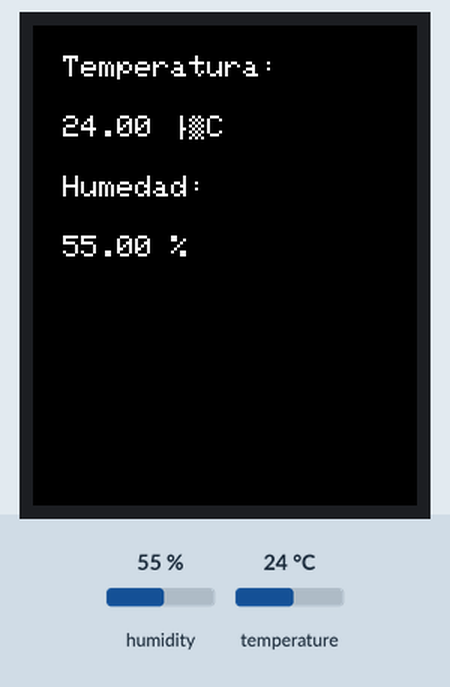
This program was run on a simulated ESP32. On the bench: 128×160 colour display. The test bench sets the inputs (shaded band); at power-on: humidity 55 %, temperature 24 °C. What the program prints to the serial monitor is not drawn.

Above: at 1.3 s.
1.4 s: humidity set to 22 %
At 2.9 s:
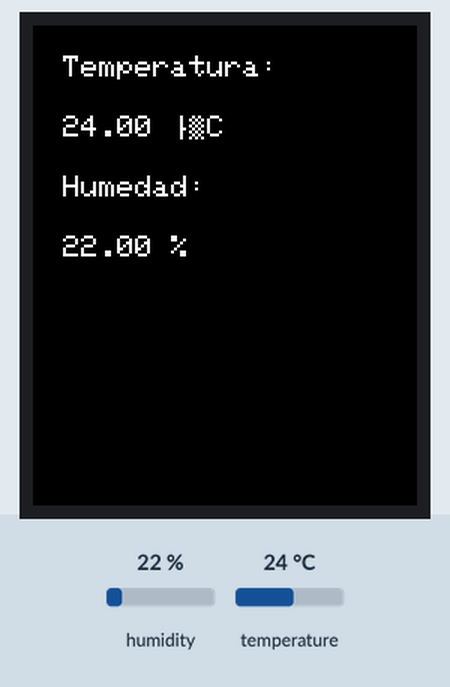
4.1 s: temperature set to 12 °C
At 4.8 s:
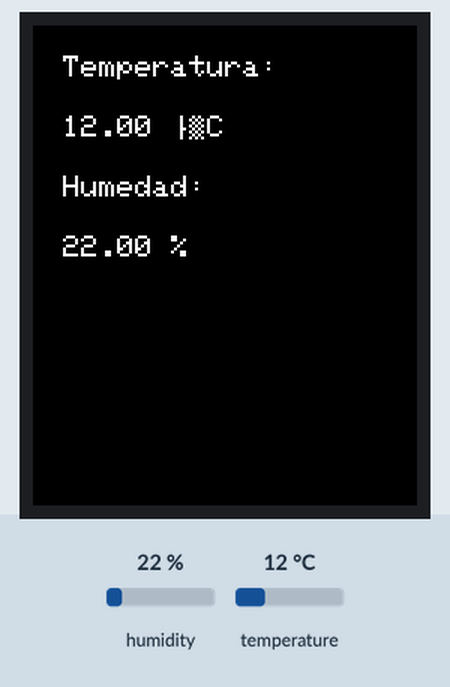
6.8 s: humidity set to 40 %
At 8.8 s:
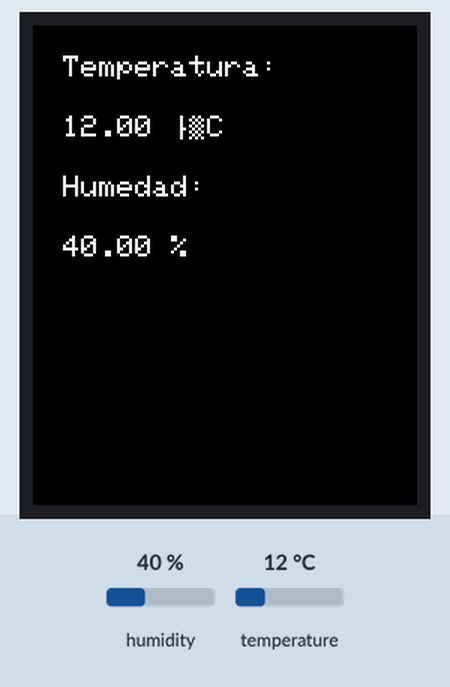
9.8 s: temperature set to 19 °C
Timing chart, 0 to 12.8 s (numbered marks = the images above; inputs shaded):
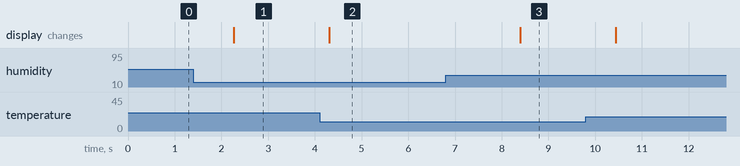

Measured:
- after the input at 1.4 s, the display: changes after 0.86 s (image 1)
- after the input at 4.1 s, the display: changes after 0.21 s (image 2)
- after the input at 6.8 s, the display: changes after 1.6 s (image 3)

The program:

main.cpp
```cpp
#include <Arduino.h>
#include <SPI.h>
#include <Adafruit_GFX.h>
#include <Adafruit_ST7735.h>
#include <LittleFS.h>
#include <SD.h>
#include <WiFi.h>
#include <Update.h>

#include <Adafruit_Sensor.h>
#include <DHT.h>
#include <DHT_U.h>


#define DHTPIN 10       // Pin GPIO conectado al DATA del DHT11
#define DHTTYPE DHT11   // Especificar el tipo de sensor (DHT11)

// Crear una instancia del sensor DHT
DHT dht(DHTPIN, DHTTYPE);

// Definir pines para la pantalla ST7735S
#define TFT_CS     5
#define TFT_RST    4
#define TFT_DC     2

// Crear objeto para la pantalla ST7735S
Adafruit_ST7735 tft = Adafruit_ST7735(TFT_CS, TFT_DC, TFT_RST);

void setup() {
  // Inicializar comunicación SPI
  SPI.begin();

  // Inicializar el puerto serie
  Serial.begin(9600);
  dht.begin();
  Serial.println("DHT11 Sensor iniciado");

  // Inicializar la pantalla ST7735S
  tft.initR(INITR_BLACKTAB);  // Configuración específica para ST7735S
  tft.fillScreen(ST7735_BLACK);  // Limpiar pantalla con fondo negro

  // Escribir texto inicial en pantalla
  tft.setTextColor(ST7735_WHITE);
  tft.setTextSize(1);
  tft.setCursor(10, 10);
  tft.println("Inicializando...");
}

void loop() {
  // Leer temperatura y humedad del DHT11
  float temp = dht.readTemperature();
  float hum = dht.readHumidity();

  // Verificar errores de lectura
  if (isnan(temp) || isnan(hum)) {
    Serial.println("Error leyendo el sensor DHT11");
    tft.fillScreen(ST7735_BLACK);  // Limpiar la pantalla
    tft.setCursor(10, 10);
    tft.setTextColor(ST7735_RED);
    tft.println("Error en sensor!");
    delay(2000);
    return;
  }

  // Mostrar valores en el Monitor Serial
  Serial.print("Temperatura: ");
  Serial.print(temp);
  Serial.println(" °C");

  Serial.print("Humedad: ");
  Serial.print(hum);
  Serial.println(" %");

  // Mostrar valores en la pantalla ST7735
  tft.fillScreen(ST7735_BLACK);  // Limpiar pantalla antes de actualizar
  tft.setCursor(10, 10);
  tft.setTextColor(ST7735_WHITE);
  tft.setTextSize(1);
  tft.println("Temperatura:");
  tft.setCursor(10, 30);
  tft.print(temp);
  tft.println(" °C");

  tft.setCursor(10, 50);
  tft.println("Humedad:");
  tft.setCursor(10, 70);
  tft.print(hum);
  tft.println(" %");

  // Esperar antes de la siguiente actualización
  delay(2000);
}
```
